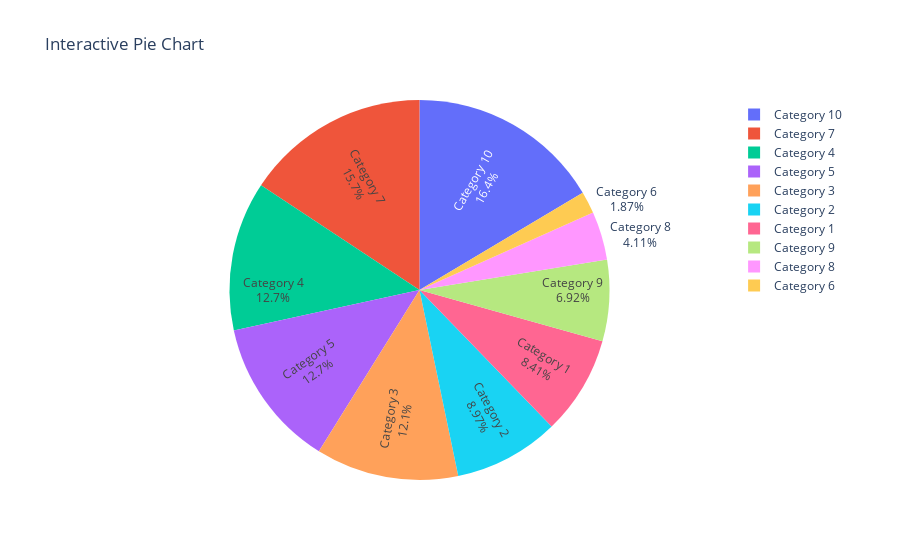

Notebook cell for this chart:
### Markdown cell above
## 21. Using Plotly, create an interactive pie chart of randomly generated data, add labels and percentages, set the title as 'Interactive Pie Chart'.

### Code cell
import plotly.graph_objects as go
import numpy as np

# Step 1: Generate random data for the pie chart
np.random.seed(0)  # For reproducibility
labels = [f'Category {i}' for i in range(1, 11)]  # 10 categories
values = np.random.randint(1, 101, size=10)  # Random values between 1 and 100

# Step 2: Create an interactive pie chart using Plotly
fig = go.Figure(data=[go.Pie(labels=labels, values=values, 
                               textinfo='label+percent', 
                               insidetextorientation='radial')])

# Step 3: Set the title of the pie chart
fig.update_layout(title='Interactive Pie Chart')

# Step 4: Show the pie chart
fig.show()

### Figure 1 — Plotly figure (JSON) as saved in the notebook; plotly's stock layout.template omitted (floating-point values rounded to 4 significant figures)
{"data": [{"insidetextorientation": "radial", "labels": ["Category 1", "Category 2", "Category 3", "Category 4", "Category 5", "Category 6", "Category 7", "Category 8", "Category 9", "Category 10"], "textinfo": "label+percent", "type": "pie", "values": [45, 48, 65, 68, 68, 10, 84, 22, 37, 88]}], "layout": {"title": {"text": "Interactive Pie Chart"}}}
